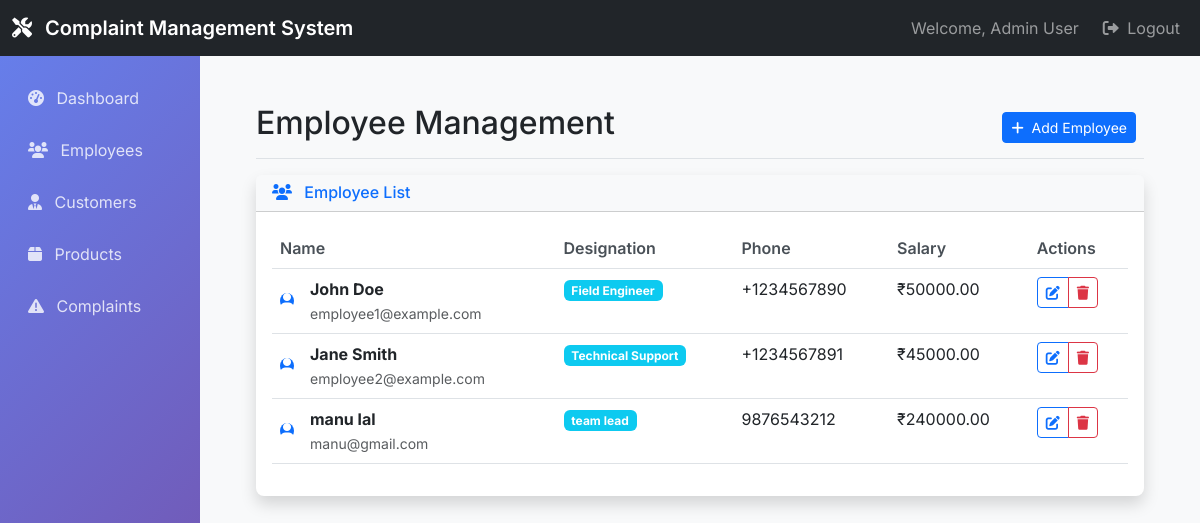
The page /admin_employees/ (signed in) on the database its author committed.
### complaints/models.py (models this page shows, shortened)
class User(AbstractUser):
    ROLE_CHOICES = (
        ('admin', 'Admin'),
        ('employee', 'Employee'),
    )
    role = models.CharField(max_length=10, choices=ROLE_CHOICES)

class Employee(models.Model):
    user = models.OneToOneField(User, on_delete=models.CASCADE, related_name='employee_profile')
    phone = models.CharField(max_length=15)
    designation = models.CharField(max_length=100)
    salary = models.DecimalField(max_digits=10, decimal_places=2)
    address = models.TextField(blank=True, null=True)

### complaints/views.py (the view)
# urls.py: path('admin_employees/', views.employee_list, name='employee_list'),
@login_required
@user_passes_test(is_admin)
def employee_list(request):
    employees = Employee.objects.all()
    return render(request, 'admin_section/employee_list.html', {'employees': employees})

### complaints/views.py (called while the page is built)
def is_admin(user):
    return user.is_authenticated and user.role == 'admin'

### templates/admin_section/employee_list.html (shortened to what this page needs)
{% extends 'base.html' %}
{% block content %}
<div class="d-flex justify-content-between flex-wrap flex-md-nowrap align-items-center pt-3 pb-2 mb-3 border-bottom">
    <h1 class="h2">Employee Management</h1>
    <div class="btn-toolbar mb-2 mb-md-0">
        <div class="btn-group me-2">
            <a href="{% url 'employee_create' %}" class="btn btn-sm btn-primary">
                <i class="fas fa-plus me-1"></i>
                Add Employee
            </a>
        </div>
    </div>
</div>
<div class="card border-0 shadow">
    <div class="card-header bg-light">
        <h6 class="m-0 font-weight-bold text-primary">
            <i class="fas fa-users me-2"></i>
            Employee List
        </h6>
    </div>
    <div class="card-body">
        {% if employees %}
        <div class="table-responsive">
            <table class="table table-hover">
                <thead>
                    <tr>
                        <th>Name</th>
                        <th>Designation</th>
                        <th>Phone</th>
                        <th>Salary</th>
                        <th>Actions</th>
                    </tr>
                </thead>
                <tbody>
                    {% for employee in employees %}
                    <tr>
                        <td>
                            <div class="d-flex align-items-center">
                                <div class="avatar-sm bg-primary rounded-circle d-flex align-items-center justify-content-center me-3">
                                    <i class="fas fa-user text-white"></i>
                                </div>
                                <div>
                                    <div class="fw-bold">{{ employee.user.get_full_name|default:employee.user.username }}</div>
                                    <small class="text-muted">{{ employee.user.email }}</small>
                                </div>
                            </div>
                        </td>
                        <td>
                            <span class="badge bg-info">{{ employee.designation }}</span>
                        </td>
                        <td>{{ employee.phone }}</td>
                        <td>₹{{ employee.salary }}</td>
                        <td>
                            <div class="btn-group" role="group">
                                <a href="{% url 'employee_edit' employee.pk %}" class="btn btn-sm btn-outline-primary">
                                    <i class="fas fa-edit"></i>
                                </a>
                                <a href="{% url 'employee_delete' employee.pk %}" class="btn btn-sm btn-outline-danger">
                                    <i class="fas fa-trash"></i>
                                </a>
                            </div>
                        </td>
                    </tr>
                    {% endfor %}
                </tbody>
            </table>
        </div>
        {% endif %}
    </div>
</div>
{% endblock %}

### templates/base.html (shortened to what this page needs)
<!DOCTYPE html>
<html lang="en">
<head>
    <link href="https://cdn.jsdelivr.net/npm/bootstrap@5.3.0/dist/css/bootstrap.min.css" rel="stylesheet">
    <link href="https://cdnjs.cloudflare.com/ajax/libs/font-awesome/6.0.0/css/all.min.css" rel="stylesheet">
</head>
<body>
    {% if user.is_authenticated %}
    <nav class="navbar navbar-expand-lg navbar-dark bg-dark">
        <div class="container-fluid">
            <a class="navbar-brand" href="#">
                <i class="fas fa-tools me-2"></i>
                Complaint Management System
            </a>
            <div class="navbar-nav ms-auto">
                <span class="navbar-text me-3">
                    Welcome, {{ user.get_full_name|default:user.username }}
                </span>
                <a class="nav-link" href="{% url 'logout' %}">
                    <i class="fas fa-sign-out-alt me-1"></i>
                    Logout
                </a>
            </div>
        </div>
    </nav>
    {% endif %}
    <div class="container-fluid">
        <div class="row">
            {% if user.is_authenticated %}
            <nav class="col-md-3 col-lg-2 d-md-block sidebar collapse">
                <div class="position-sticky pt-3">
                    {% if user.role == 'admin' %}
                    <ul class="nav flex-column">
                        <li class="nav-item">
                            <a class="nav-link" href="{% url 'admin_dashboard' %}">
                                <i class="fas fa-tachometer-alt me-2"></i>
                                Dashboard
                            </a>
                        </li>
                        <li class="nav-item">
                            <a class="nav-link" href="{% url 'employee_list' %}">
                                <i class="fas fa-users me-2"></i>
                                Employees
                            </a>
                        </li>
                        <li class="nav-item">
                            <a class="nav-link" href="{% url 'customer_list' %}">
                                <i class="fas fa-user-tie me-2"></i>
                                Customers
                            </a>
                        </li>
                        <li class="nav-item">
                            <a class="nav-link" href="{% url 'product_list' %}">
                                <i class="fas fa-box me-2"></i>
                                Products
                            </a>
                        </li>
                        <li class="nav-item">
                            <a class="nav-link" href="{% url 'complaint_list' %}">
                                <i class="fas fa-exclamation-triangle me-2"></i>
                                Complaints
                            </a>
                        </li>
                    </ul>
                    {% endif %}
                </div>
            </nav>
            {% endif %}
            <main class="col-md-9 ms-sm-auto col-lg-10 px-md-4">
                <div class="main-content">
                    {% block content %}{% endblock %}
                </div>
            </main>
        </div>
    </div>
</body>
</html>

### templates/base.html (style rules this page uses)
body { font-family: 'Inter', sans-serif; background-color: #f8f9fa; }
.navbar-brand { font-weight: 600; }
.card { border: none; box-shadow: 0 0.125rem 0.25rem rgba(0, 0, 0, 0.075); border-radius: 0.5rem; }
.btn-primary { background-color: #0d6efd; border-color: #0d6efd; }
.sidebar { min-height: 100vh; background: linear-gradient(135deg, #667eea 0%, #764ba2 100%); }
.sidebar .nav-link { color: rgba(255, 255, 255, 0.8); padding: 0.75rem 1rem; border-radius: 0.375rem; margin: 0.125rem 0; }
.main-content { padding: 2rem; }
.table th { border-top: none; font-weight: 600; color: #495057; }

### rows shown on the page
User: get_full_name "Admin User"
Employee: user.get_full_name "John Doe", user.email "employee1@example.com", designation "Field Engineer", phone "+1234567890", salary "50000.00"
Employee: user.get_full_name "Jane Smith", user.email "employee2@example.com", designation "Technical Support", phone "+1234567891", salary "45000.00"
Employee: user.get_full_name "manu lal", user.email "manu@gmail.com", designation "team lead", phone "9876543212", salary "240000.00"
